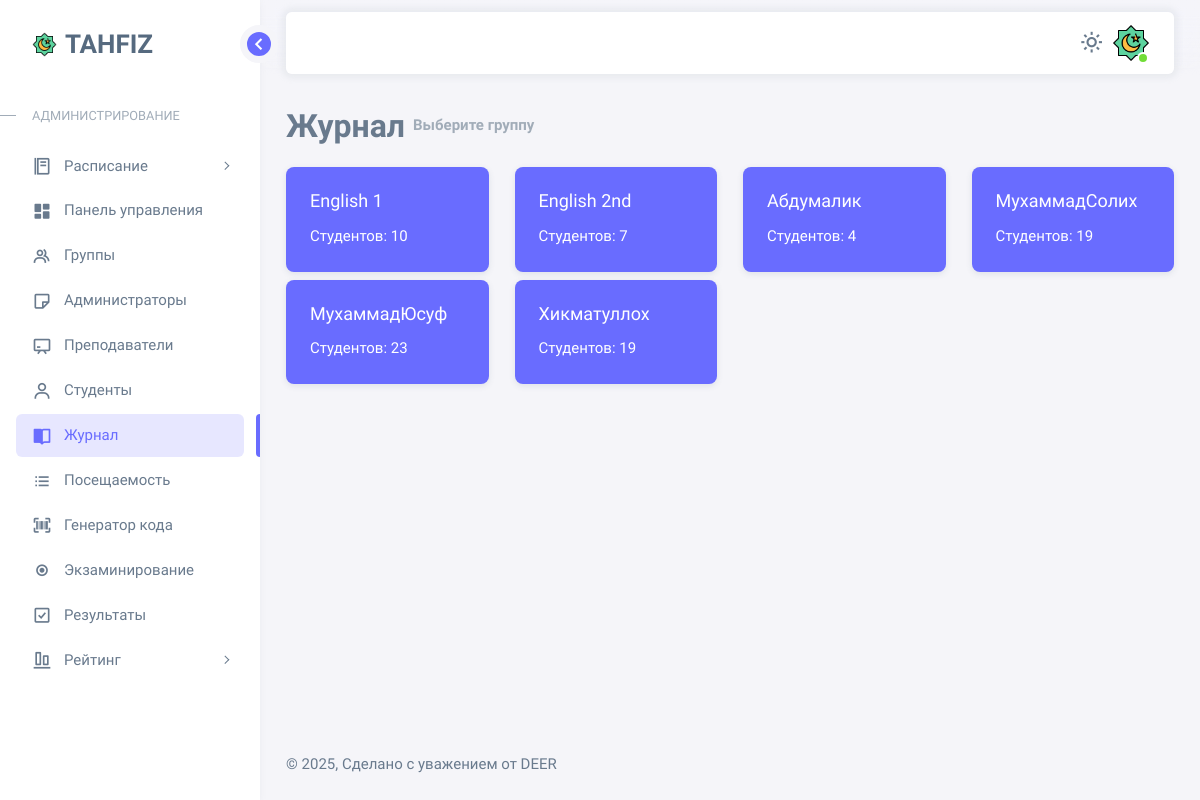
Page /grade/group-list/ (signed in) on the committed database.
### apps/group/models.py (models this page shows, shortened)
class Group(models.Model):
    title = models.CharField(max_length=40, null=True)
    course = models.ForeignKey(Course, on_delete=models.SET_NULL, null=True)
    class Meta:
        verbose_name = 'Группа'
        verbose_name_plural = 'Группы'

### apps/grade/views.py (the view)
# urls.py: path('group-list/', group_list, name='grade-group-list'),
def group_list(request):
    groups = Group.objects.order_by('title')
    if request.user.role == 'teacher':
        groups = groups.filter(teacher=request.user.teacher)
    context = {
        'groups': groups
    }
    return render(request, 'grade/group_list.html', context)

### templates/grade/group_list.html
{% extends 'base.html' %}
{% load static %}
{% block content %}
<div class="d-flex justify-content-between mb-3">
  <span class="fs-2 fw-bold">
    Журнал <sup class="text-muted fs-6">Выберите группу</sup>
  </span>
</div>
<div class='row'>
    {% for group in groups %}
    <div class="col-md-6 col-xl-3 mb-2">
    <a href="{% url 'grade-subject-list' group.id %}"  class="card bg-primary  text-white">
      <div class="card-body">
        <h5 class="card-title text-white">{{ group.title }}</h5>
        <p class="card-text">
          Студентов: {{ group.student_set.count }}
        </p>
      </div>
    </a>
  </div>
  {% endfor %}
</div>
{% endblock %}

### rows in the picture
Group: title "English 1", student_set.count "10"
Group: title "English 2nd", student_set.count "7"
Group: title "Абдумалик", student_set.count "4"
Group: title "МухаммадСолих", student_set.count "19"
Group: title "МухаммадЮсуф", student_set.count "23"
Group: title "Хикматуллох", student_set.count "19"
